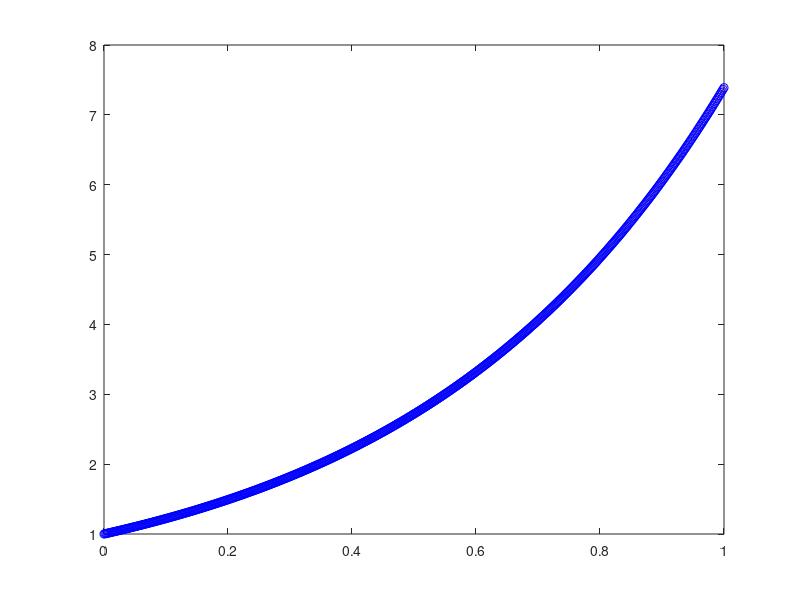

The MATLAB script that drew this image:
clear all
close all

format long

%%%
% Four-Stage RK for ODE
% Predictor-Corrector
% 4-th order Adams-Bashford
% 4-th order Adams-Moulton
% dy/dt = lambda y, [0,1]
% y(0) = y_0

% check error
%%%

lambda = 2;
y0 = 1;

  
% four-state RK method for initialization
alpha1 = 1/6;
alpha2 = 1/3;
alpha3 = 1/3;
alpha4 = 1/6;
lambda21 = 1/2;
lambda31 = 0;
lambda32 = 1/2;
lambda41 = 0;
lambda42 = 0;
lambda43 = 1;
mu2 = lambda21;
mu3 = lambda31+lambda32; 
mu4 = lambda41+lambda42+lambda43;

% 4-th order Adams-Bashford 



Error = []; 

for N = [10 20 40 80 160 320 640]
    h = 1/N;
    x = [0:h:1];
    %exact solution
    y = y0*exp(lambda*x);
    %Improved Euler
    uf = zeros(1,N+1); 
    
    uf(1) = y0; 
    
    for n = 1:3
        k1 = lambda*uf(n);
        k2 = lambda*(uf(n)+lambda21*h*k1);
        k3 = lambda*(uf(n)+lambda31*h*k1+lambda32*h*k2);
        k4 = lambda*(uf(n)+lambda41*h*k1+lambda42*h*k2+lambda43*h*k3);
        uf(n+1) = uf(n)+h*(alpha1*k1+alpha2*k2+alpha3*k3+alpha4*k4); 
    end
    
    for n=5:N+1
        %predictor
        k1 = lambda*uf(n-1);
        k2 = lambda*uf(n-2);
        k3 = lambda*uf(n-3);
        k4 = lambda*uf(n-4);
        uf_star = uf(n-1) + h/24*(55*k1-59*k2+37*k3-9*k4);
        
        %corrctor
        k_star = lambda*uf_star;
        uf(n) = uf(n-1) + h/24*(9*k_star+19*k1-5*k2+k3);
        
    end
    
    plot(x,y,'r', x, uf, 'bo');
    Error = [Error; norm(uf-y,inf)];
    
    pause
    
end

Error 